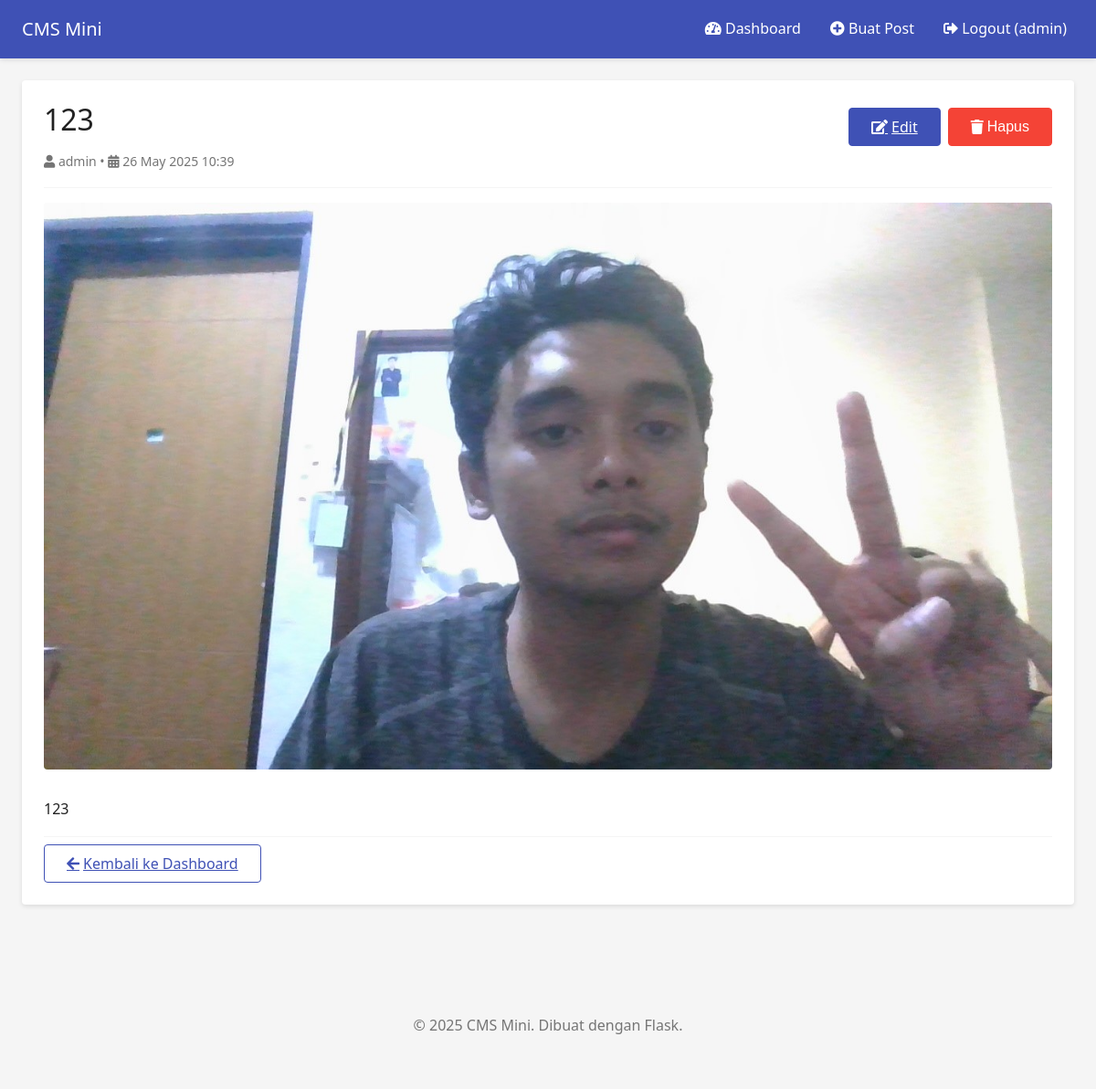
The app's page /post/1 (signed in) with its own data.
### app.py (models this page shows, shortened)
class User(UserMixin, db.Model):
    id = db.Column(db.Integer, primary_key=True)
    username = db.Column(db.String(80), unique=True, nullable=False)
    password_hash = db.Column(db.String(128), nullable=False)
    role = db.Column(db.String(10), nullable=False)  # admin/editor
    posts = db.relationship('Post', backref='author', lazy=True, cascade='all, delete-orphan')
    def is_admin(self):
        return self.role == 'admin'
    def can_edit_post(self, post):
        return self.is_admin() or post.author_id == self.id
    def can_delete_post(self, post):
        return self.is_admin() or post.author_id == self.id

class Post(db.Model):
    id = db.Column(db.Integer, primary_key=True)
    title = db.Column(db.String(200), nullable=False)
    content = db.Column(db.Text, nullable=False)
    image_filename = db.Column(db.String(200))
    image_alt_text = db.Column(db.String(200))
    created_at = db.Column(db.DateTime, default=datetime.utcnow)
    updated_at = db.Column(db.DateTime, default=datetime.utcnow, onupdate=datetime.utcnow)
    author_id = db.Column(db.Integer, db.ForeignKey('user.id'), nullable=False)

### app.py (the view)
@app.route('/post/<int:post_id>')
@login_required
def view_post(post_id):
    post = Post.query.get_or_404(post_id)
    if not current_user.is_admin() and post.author_id != current_user.id:
        abort(403)
    can_edit = current_user.can_edit_post(post)
    can_delete = current_user.can_delete_post(post)
    return render_template('post_detail.html', post=post, can_edit=can_edit, can_delete=can_delete)

### app.py (called while the page is built)
def format_date(date):
    return date.strftime('%d %b %Y %H:%M')

@app.context_processor
def utility_processor():
    return {
        'format_date': format_date,
        'now': datetime.utcnow()
    }

@login_manager.user_loader
def load_user(user_id):
    return User.query.get(int(user_id))

### templates/post_detail.html (shortened to what this page needs)
{% extends 'base.html' %}
{% block content %}
<div class="card">
    <div class="card-header">
        <div class="d-flex justify-between align-center">
            <h1>{{ post.title }}</h1>
            <div class="post-actions">
                {% if can_edit %}
                <a href="{{ url_for('edit_post', post_id=post.id) }}" class="btn btn-primary">
                    <i class="fas fa-edit btn-icon"></i> Edit
                </a>
                {% endif %}
                {% if can_delete %}
                <button type="button" class="btn btn-danger btn-delete"
                        data-post-id="{{ post.id }}" data-post-title="{{ post.title }}">
                    <i class="fas fa-trash btn-icon"></i> Hapus
                </button>
                {% endif %}
            </div>
        </div>
        <div class="post-meta">
            <span><i class="fas fa-user"></i> {{ post.author.username }}</span> &bull;
            <span><i class="fas fa-calendar-alt"></i> {{ format_date(post.created_at) }}</span>
        </div>
    </div>
    <div class="card-body">
        {% if post.image_filename %}
        <div class="text-center mb-4">
            <img src="{{ url_for('uploaded_file', filename=post.image_filename) }}"
                 alt="{{ post.image_alt_text }}" class="post-image">
        </div>
        {% endif %}
        <div class="post-content">
            {{ post.content|safe }}
        </div>
    </div>
    <div class="card-footer">
        <a href="{{ url_for('dashboard') }}" class="btn btn-outline-primary">
            <i class="fas fa-arrow-left btn-icon"></i> Kembali ke Dashboard
        </a>
    </div>
</div>
{% endblock %}

### templates/base.html (shortened to what this page needs)
<!DOCTYPE html>
<html lang="id">
<head>
    <link rel="stylesheet" href="{{ url_for('static', filename='css/main.css') }}">
    <link rel="stylesheet" href="{{ url_for('static', filename='css/modal.css') }}">
    <link rel="stylesheet" href="https://cdnjs.cloudflare.com/ajax/libs/font-awesome/5.15.4/css/all.min.css">
</head>
<body>
    {% if current_user.is_authenticated %}
    <nav class="navbar">
        <a href="{{ url_for('dashboard') }}" class="navbar-brand">CMS Mini</a>
        <ul class="navbar-nav">
            <li class="nav-item">
                <a href="{{ url_for('dashboard') }}" class="nav-link {% if request.endpoint == 'dashboard' %}active{% endif %}">
                    <i class="fas fa-tachometer-alt"></i> Dashboard
                </a>
            </li>
            <li class="nav-item">
                <a href="{{ url_for('create_post') }}" class="nav-link {% if request.endpoint == 'create_post' %}active{% endif %}">
                    <i class="fas fa-plus-circle"></i> Buat Post
                </a>
            </li>
            <li class="nav-item">
                <a href="{{ url_for('logout') }}" class="nav-link">
                    <i class="fas fa-sign-out-alt"></i> Logout ({{ current_user.username }})
                </a>
            </li>
        </ul>
    </nav>
    {% endif %}
    <main id="main-content" class="container">
        {% block content %}{% endblock %}
    </main>
    <footer class="footer bg-light p-3 mt-5">
        <div class="container">
            <p class="text-center text-medium">&copy; {{ now.year }} CMS Mini. Dibuat dengan Flask.</p>
        </div>
    </footer>
</body>
</html>

### static/css/main.css (style rules this page uses)
:root { --primary: #3f51b5; --primary-dark: #303f9f; --primary-light: #c5cae9; --secondary: #ff4081; --secondary-dark: #f50057; --success: #4caf50; --danger: #f44336; --warning: #ff9800; --info: #2196f3; --dark: #212121; --medium: #757575; --light: #f5f5f5; --white: #ffffff; --font-family: 'Segoe UI', Roboto, 'Helvetica Neue', Arial, sans-serif; --font-size-base: 16px; --font-size-small: 0.875rem; --font-size-large: 1.25rem; --font-size-xlarge: 1.5rem; --font-size-xxlarge: 2rem; --spacing-xs: 0.25rem; --spacing-sm: 0.5rem; --spacing-md: 1rem; --spacing-lg: 1.5rem; --spacing-xl: 2rem; --border-radius: 4px; --transition-speed: 0.3s; }
* { box-sizing: border-box; margin: 0; padding: 0; }
html { font-size: var(--font-size-base); }
body { font-family: var(--font-family); line-height: 1.6; color: var(--dark); background-color: var(--light); min-height: 100vh; }
h1, h2, h3, h4, h5, h6 { margin-bottom: var(--spacing-md); font-weight: 500; line-height: 1.2; color: var(--dark); }
h1 { font-size: var(--font-size-xxlarge); }
p { margin-bottom: var(--spacing-md); }
.container { width: 100%; max-width: 1200px; margin: 0 auto; padding: var(--spacing-lg); }
.justify-between { justify-content: space-between; }
.align-center { align-items: center; }
.mt-5 { margin-top: var(--spacing-xl); }
.mb-4 { margin-bottom: var(--spacing-lg); }
.p-3 { padding: var(--spacing-md); }
.card { background-color: var(--white); border-radius: var(--border-radius); box-shadow: 0 2px 5px rgba(0, 0, 0, 0.1); padding: var(--spacing-lg); margin-bottom: var(--spacing-lg); }
.card-header { margin-bottom: var(--spacing-md); padding-bottom: var(--spacing-sm); border-bottom: 1px solid var(--light); }
.card-footer { margin-top: var(--spacing-md); padding-top: var(--spacing-sm); border-top: 1px solid var(--light); }
.navbar { display: flex; justify-content: space-between; align-items: center; padding: var(--spacing-md) var(--spacing-lg); background-color: var(--primary); color: var(--white); box-shadow: 0 2px 5px rgba(0, 0, 0, 0.1); }
.navbar-brand { font-size: var(--font-size-large); font-weight: 500; color: var(--white); text-decoration: none; }
.navbar-nav { display: flex; list-style: none; }
.nav-item { margin-left: var(--spacing-md); }
.nav-link { color: var(--white); text-decoration: none; padding: var(--spacing-xs) var(--spacing-sm); border-radius: var(--border-radius); transition: background-color var(--transition-speed); }
.btn { display: inline-flex; align-items: center; justify-content: center; font-weight: 500; text-align: center; white-space: nowrap; vertical-align: middle; user-select: none; border: 1px solid transparent; padding: var(--spacing-sm) var(--spacing-lg); font-size: var(--font-size-base); line-height: 1.5; border-radius: var(--border-radius); transition: all var(--transition-speed); cursor: pointer; }
.btn-icon { margin-right: var(--spacing-xs); }
.btn-primary { color: var(--white); background-color: var(--primary); border-color: var(--primary); }
.btn-danger { color: var(--white); background-color: var(--danger); border-color: var(--danger); }
.btn-outline-primary { color: var(--primary); background-color: transparent; border-color: var(--primary); }
.text-center { text-align: center; }
.text-medium { color: var(--medium); }
.bg-light { background-color: var(--light); }
.d-flex { display: flex; }
.post-image { max-width: 100%; height: auto; border-radius: var(--border-radius); }
.post-actions { display: flex; gap: var(--spacing-sm); }
.post-meta { color: var(--medium); font-size: var(--font-size-small); margin-bottom: var(--spacing-sm); }

### records on screen
User: username "admin", author.username "admin"
Post: title "123", created_at "26 May 2025 10:39", image_filename (picture), content "123"
